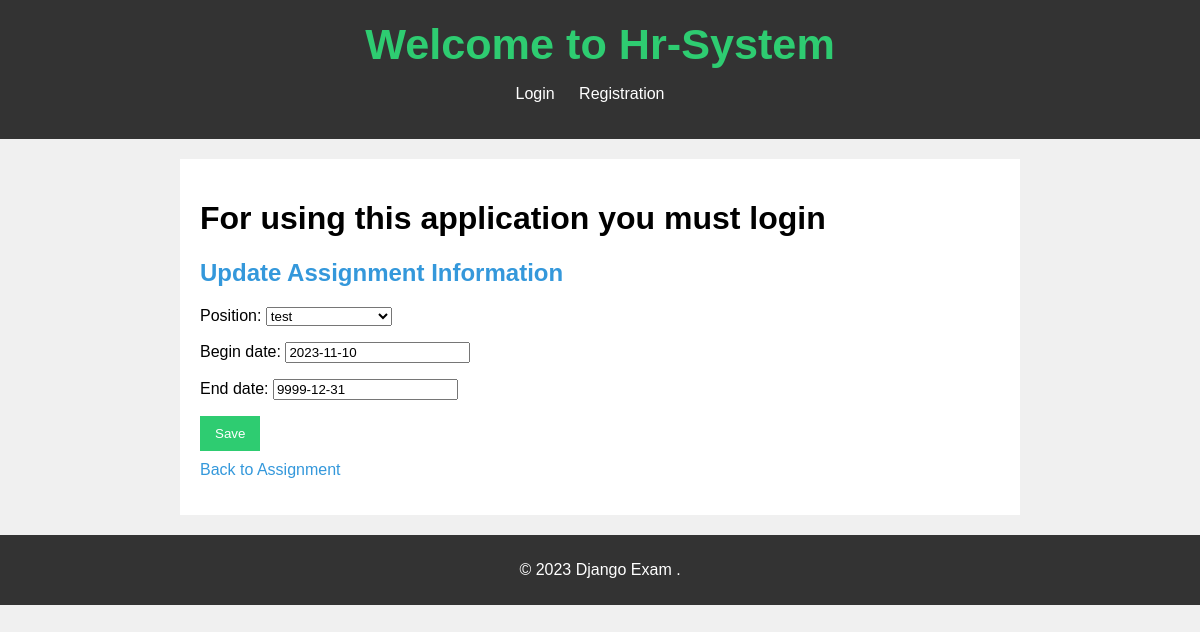
Screenshot of /assignments/update/4/ with the database file from the repository.
### hr_system/models.py (models this page shows)
class Assignment(models.Model):
    employee = models.ForeignKey(Employee, on_delete=models.CASCADE)
    position = models.ForeignKey(Job, on_delete=models.CASCADE)
    begin_date = models.DateField()
    end_date = models.DateField(default=date(9999, 12, 31))
    user = models.ForeignKey(User, on_delete=models.CASCADE, null=True, blank=True)

### hr_system/views.py (the view, shortened to what this page needs)
# urls.py: path('assignments/update/<int:pk>/', AssignmentUpdate.as_view(), name='update_assignment'),
class AssignmentUpdate(UpdateView):
    model = Assignment
    fields = ['position', 'begin_date', 'end_date']
    template_name = 'assignments/assignment_update.html'
    success_url = reverse_lazy('assignments')

### hr_system/models.py (called while the page is built)
    def __str__(self):
        return f'{self.title}'

### templates/assignments/assignment_update.html (shortened to what this page needs)
{% extends 'base.html' %}
{% block content %}
  <h2 style="color: #3498db;">Update Assignment Information</h2>
  <form method="post" style="margin-top: 20px;">
    {{ form.as_p }}
      <button type="submit" style="background-color: #2ecc71; color: #fff; padding: 10px 15px; border: none; cursor: pointer;">Save</button>
  </form>
  <a href="{% url 'departments' %}" style="text-decoration: none; color: #3498db; display: block; margin-top: 10px;">Back to Assignment</a>
{% endblock %}

### static/css/base.css (style rules this page uses)
body { font-family: Arial, sans-serif; background-color: #f0f0f0; margin: 0; padding: 0; }

### rows the page displays
Assignment: position "test", begin_date "2023-11-10", end_date "9999-12-31"
